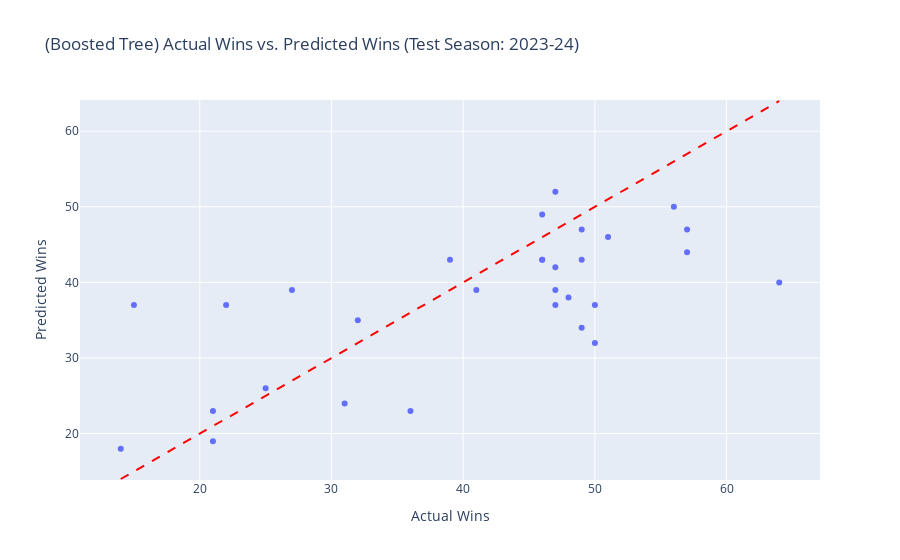

The notebook cell this image was saved under:
### Code cell
from sklearn.ensemble import HistGradientBoostingRegressor

boosted_tree_model = HistGradientBoostingRegressor(learning_rate=0.01, max_depth=3, max_iter=1000, random_state=RANDOM_SEED, early_stopping=False, min_samples_leaf=1, validation_fraction=0.2)
boosted_tree = fit_model_and_evaluate("Boosted Tree", boosted_tree_model, X_train, y_train, X_val, y_val, X_test, y_test=test_df['W'])

### Figure 1 — Plotly figure (JSON) as saved in the notebook; plotly's stock layout.template omitted (floating-point values rounded to 4 significant figures)
{"data": [{"customdata": [["Atlanta Hawks"], ["Boston Celtics"], ["Cleveland Cavaliers"], ["New Orleans Pelicans"], ["Chicago Bulls"], ["Dallas Mavericks"], ["Denver Nuggets"], ["Golden State Warriors"], ["Houston Rockets"], ["Los Angeles Clippers"], ["Los Angeles Lakers"], ["Miami Heat"], ["Milwaukee Bucks"], ["Minnesota Timberwolves"], ["Brooklyn Nets"], ["New York Knicks"], ["Orlando Magic"], ["Indiana Pacers"], ["Philadelphia 76ers"], ["Phoenix Suns"], ["Portland Trail Blazers"], ["Sacramento Kings"], ["San Antonio Spurs"], ["Oklahoma City Thunder"], ["Toronto Raptors"], ["Utah Jazz"], ["Memphis Grizzlies"], ["Washington Wizards"], ["Detroit Pistons"], ["Charlotte Hornets"]], "hovertemplate": "Actual Wins=%{x}<br>Predicted Wins=%{y}<br>TEAM_NAME=%{customdata[0]}<extra></extra>", "legendgroup": "", "marker": {"color": "#636efa", "symbol": "circle"}, "mode": "markers", "name": "", "orientation": "v", "showlegend": false, "type": "scatter", "x": [36, 64, 48, 49, 39, 50, 57, 46, 41, 51, 47, 46, 49, 56, 32, 50, 47, 47, 47, 49, 21, 46, 22, 57, 25, 31, 27, 15, 14, 21], "xaxis": "x", "y": [23, 40, 38, 43, 43, 37, 44, 49, 39, 46, 42, 43, 47, 50, 35, 32, 37, 39, 52, 34, 23, 43, 37, 47, 26, 24, 39, 37, 18, 19], "yaxis": "y"}], "layout": {"legend": {"tracegroupgap": 0}, "shapes": [{"line": {"color": "red", "dash": "dash"}, "type": "line", "x0": 14, "x1": 64, "y0": 14, "y1": 64}], "title": {"text": "(Boosted Tree) Actual Wins vs. Predicted Wins (Test Season: 2023-24)"}, "xaxis": {"anchor": "y", "domain": [0, 1], "title": {"text": "Actual Wins"}}, "yaxis": {"anchor": "x", "domain": [0, 1], "title": {"text": "Predicted Wins"}}}}
